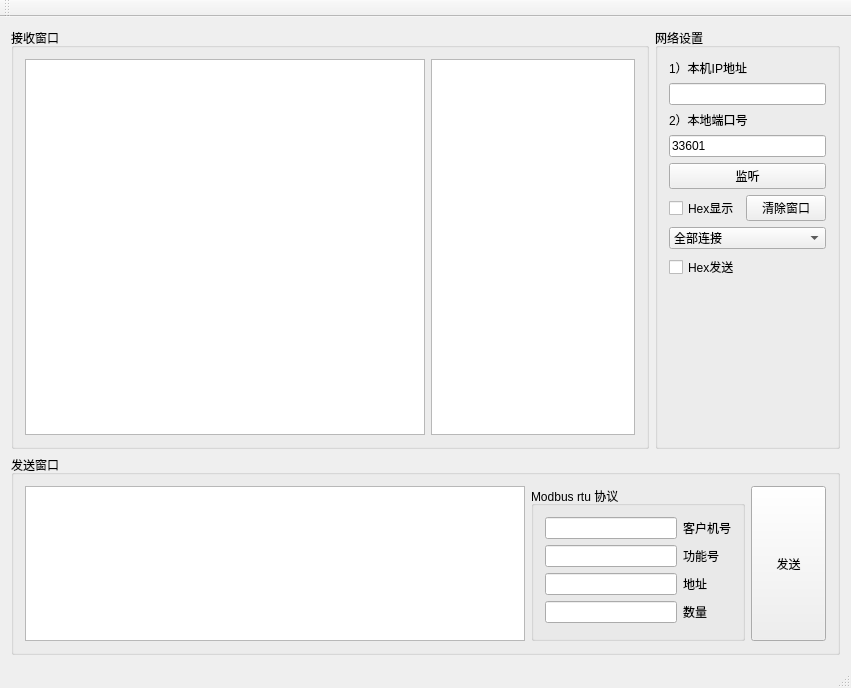
<?xml version="1.0" encoding="UTF-8"?>
<ui version="4.0">
 <class>MyTcpServer</class>
 <widget class="QMainWindow" name="MyTcpServer">
  <property name="geometry">
   <rect>
    <x>0</x>
    <y>0</y>
    <width>851</width>
    <height>688</height>
   </rect>
  </property>
  <property name="windowTitle">
   <string>MyTcpServer</string>
  </property>
  <widget class="QWidget" name="centralWidget">
   <layout class="QVBoxLayout" name="verticalLayout_4">
    <item>
     <layout class="QHBoxLayout" name="horizontalLayout_4">
      <item>
       <widget class="QGroupBox" name="groupBox">
        <property name="title">
         <string>接收窗口</string>
        </property>
        <layout class="QHBoxLayout" name="horizontalLayout_2">
         <item>
          <widget class="QTextEdit" name="edtRecv">
           <property name="minimumSize">
            <size>
             <width>400</width>
             <height>250</height>
            </size>
           </property>
           <property name="readOnly">
            <bool>true</bool>
           </property>
          </widget>
         </item>
         <item>
          <widget class="QTextBrowser" name="modbus_show">
           <property name="toolTip">
            <string>&lt;html&gt;&lt;head/&gt;&lt;body&gt;&lt;p&gt;这里显示接收到的数里进行Modbus rtu的解析&lt;/p&gt;&lt;/body&gt;&lt;/html&gt;</string>
           </property>
           <property name="autoFillBackground">
            <bool>false</bool>
           </property>
          </widget>
         </item>
        </layout>
       </widget>
      </item>
      <item>
       <widget class="QGroupBox" name="groupBox_3">
        <property name="sizePolicy">
         <sizepolicy hsizetype="Fixed" vsizetype="Preferred">
          <horstretch>0</horstretch>
          <verstretch>0</verstretch>
         </sizepolicy>
        </property>
        <property name="title">
         <string>网络设置</string>
        </property>
        <layout class="QVBoxLayout" name="verticalLayout_2">
         <item>
          <layout class="QVBoxLayout" name="verticalLayout">
           <item>
            <widget class="QLabel" name="label">
             <property name="text">
              <string>1）本机IP地址</string>
             </property>
            </widget>
           </item>
           <item>
            <widget class="QLineEdit" name="edtIP">
             <property name="text">
              <string/>
             </property>
            </widget>
           </item>
           <item>
            <widget class="QLabel" name="label_2">
             <property name="text">
              <string>2）本地端口号</string>
             </property>
            </widget>
           </item>
           <item>
            <widget class="QLineEdit" name="edtPort">
             <property name="text">
              <string>33601</string>
             </property>
            </widget>
           </item>
           <item>
            <widget class="QPushButton" name="btnConnect">
             <property name="text">
              <string>监听</string>
             </property>
            </widget>
           </item>
           <item>
            <layout class="QHBoxLayout" name="horizontalLayout">
             <item>
              <widget class="QCheckBox" name="ckbHexShow">
               <property name="text">
                <string>Hex显示</string>
               </property>
              </widget>
             </item>
             <item>
              <widget class="QPushButton" name="btnClear">
               <property name="text">
                <string>清除窗口</string>
               </property>
              </widget>
             </item>
            </layout>
           </item>
           <item>
            <widget class="QComboBox" name="cbxConnection">
             <item>
              <property name="text">
               <string>全部连接</string>
              </property>
             </item>
            </widget>
           </item>
           <item>
            <widget class="QCheckBox" name="ckbHexSend">
             <property name="text">
              <string>Hex发送</string>
             </property>
            </widget>
           </item>
           <item>
            <spacer name="verticalSpacer">
             <property name="orientation">
              <enum>Qt::Vertical</enum>
             </property>
             <property name="sizeHint" stdset="0">
              <size>
               <width>20</width>
               <height>40</height>
              </size>
             </property>
            </spacer>
           </item>
          </layout>
         </item>
        </layout>
       </widget>
      </item>
     </layout>
    </item>
    <item>
     <widget class="QGroupBox" name="groupBox_2">
      <property name="sizePolicy">
       <sizepolicy hsizetype="Expanding" vsizetype="Preferred">
        <horstretch>0</horstretch>
        <verstretch>0</verstretch>
       </sizepolicy>
      </property>
      <property name="minimumSize">
       <size>
        <width>610</width>
        <height>110</height>
       </size>
      </property>
      <property name="maximumSize">
       <size>
        <width>16777215</width>
        <height>200</height>
       </size>
      </property>
      <property name="title">
       <string>发送窗口</string>
      </property>
      <layout class="QHBoxLayout" name="horizontalLayout_5">
       <item>
        <layout class="QHBoxLayout" name="horizontalLayout_3">
         <item>
          <widget class="QTextEdit" name="edtSend">
           <property name="sizePolicy">
            <sizepolicy hsizetype="Expanding" vsizetype="Expanding">
             <horstretch>0</horstretch>
             <verstretch>0</verstretch>
            </sizepolicy>
           </property>
           <property name="minimumSize">
            <size>
             <width>500</width>
             <height>75</height>
            </size>
           </property>
           <property name="maximumSize">
            <size>
             <width>16777215</width>
             <height>300</height>
            </size>
           </property>
          </widget>
         </item>
         <item>
          <widget class="QGroupBox" name="groupBox_4">
           <property name="maximumSize">
            <size>
             <width>16777215</width>
             <height>300</height>
            </size>
           </property>
           <property name="title">
            <string>Modbus rtu 协议</string>
           </property>
           <layout class="QGridLayout" name="gridLayout">
            <item row="1" column="0">
             <widget class="QLineEdit" name="lineEdit_func">
              <property name="toolTip">
               <string>&lt;html&gt;&lt;head/&gt;&lt;body&gt;&lt;p&gt;这里填写功能号，如：03，意思是读取&lt;/p&gt;&lt;/body&gt;&lt;/html&gt;</string>
              </property>
              <property name="text">
               <string/>
              </property>
             </widget>
            </item>
            <item row="0" column="0">
             <widget class="QLineEdit" name="lineEdit_client">
              <property name="toolTip">
               <string>&lt;html&gt;&lt;head/&gt;&lt;body&gt;&lt;p&gt;填写客户机的序号，如03&lt;/p&gt;&lt;/body&gt;&lt;/html&gt;</string>
              </property>
             </widget>
            </item>
            <item row="2" column="0">
             <widget class="QLineEdit" name="lineEdit_address">
              <property name="toolTip">
               <string>&lt;html&gt;&lt;head/&gt;&lt;body&gt;&lt;p&gt;这里填写地址，如：1000，意思是电量功率&lt;/p&gt;&lt;/body&gt;&lt;/html&gt;</string>
              </property>
             </widget>
            </item>
            <item row="3" column="0">
             <widget class="QLineEdit" name="lineEdit_count">
              <property name="toolTip">
               <string>&lt;html&gt;&lt;head/&gt;&lt;body&gt;&lt;p&gt;这里填写读取的数量，如5，表示理想读取5个数&lt;/p&gt;&lt;/body&gt;&lt;/html&gt;</string>
              </property>
             </widget>
            </item>
            <item row="1" column="1">
             <widget class="QLabel" name="label_function">
              <property name="text">
               <string>功能号</string>
              </property>
             </widget>
            </item>
            <item row="2" column="1">
             <widget class="QLabel" name="label_address">
              <property name="text">
               <string>地址</string>
              </property>
             </widget>
            </item>
            <item row="3" column="1">
             <widget class="QLabel" name="label_count">
              <property name="text">
               <string>数量</string>
              </property>
             </widget>
            </item>
            <item row="0" column="1">
             <widget class="QLabel" name="label_client">
              <property name="text">
               <string>客户机号</string>
              </property>
             </widget>
            </item>
           </layout>
          </widget>
         </item>
         <item>
          <widget class="QPushButton" name="btnSend">
           <property name="sizePolicy">
            <sizepolicy hsizetype="Fixed" vsizetype="Fixed">
             <horstretch>0</horstretch>
             <verstretch>0</verstretch>
            </sizepolicy>
           </property>
           <property name="minimumSize">
            <size>
             <width>75</width>
             <height>75</height>
            </size>
           </property>
           <property name="maximumSize">
            <size>
             <width>75</width>
             <height>300</height>
            </size>
           </property>
           <property name="text">
            <string>发送</string>
           </property>
          </widget>
         </item>
        </layout>
       </item>
      </layout>
     </widget>
    </item>
   </layout>
  </widget>
  <widget class="QMenuBar" name="menuBar">
   <property name="geometry">
    <rect>
     <x>0</x>
     <y>0</y>
     <width>851</width>
     <height>21</height>
    </rect>
   </property>
  </widget>
  <widget class="QToolBar" name="mainToolBar">
   <attribute name="toolBarArea">
    <enum>TopToolBarArea</enum>
   </attribute>
   <attribute name="toolBarBreak">
    <bool>false</bool>
   </attribute>
  </widget>
  <widget class="QStatusBar" name="statusBar"/>
 </widget>
 <layoutdefault spacing="6" margin="11"/>
 <resources/>
 <connections/>
</ui>
